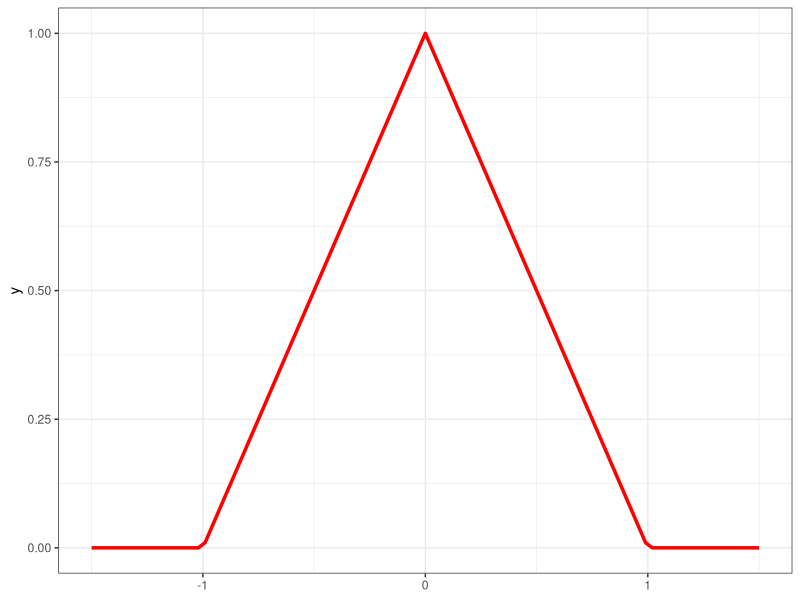
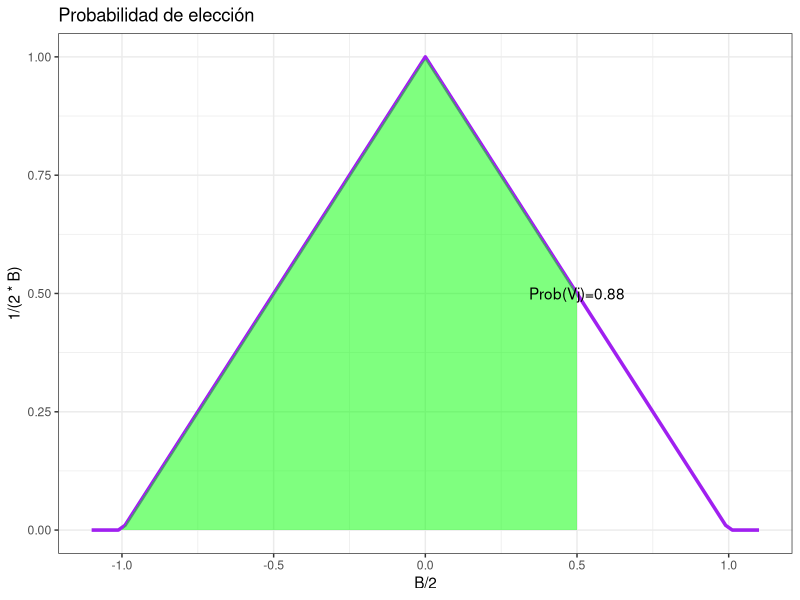

The R source for these figures, in order:
## ---- chunk 1
knitr::opts_chunk$set(echo = TRUE)
library(ggplot2)
## ---- chunk 2
B<-1

f_den <- function(x, B=1){
  if (x>=-B & x<=0){
    y <- 1/B^2 *x +1/B
  } else if (x>0 & x<=B){
    y <- -1/B^2 *x +1/B
  }else{
    y <- 0
  }
  return(y)
}

fv_den <- Vectorize(f_den, "x")

f_dis <- function(x, B=1){
  if(x<(-1)*B){
    y<-0}else if (x>=-B & x<=0){
    y <- (X+B)*fv_den(x)/2
  }else if (x>0 & x<=B){
    y <- 1- (B-x)*fv_den(x)/2
  }else{
    y <- 0
  }
  return(y)
}

x<- seq(-1.5, 1.5, lenght.out=600)
y<-sapply(x, f_den)

ggplot()+
  #geom_line(aes(x,y), color="dodgerblue", linewidth=1.2)+
  geom_function(fun = fv_den, color="red", linewidth=1.2)+
  xlim(-1.5, 1.5)+
  theme_bw()


## ---- chunk 3
decision <- function(Vj, Vi, B=1){
  Vji <- Vj - Vi
  Pvj <- f_dis(Vji)
  
  ggplot()+
  geom_function(fun = fv_den, color="purple", linewidth=1.2, xlim=c(-B-0.1, B+0.1))+
    stat_function(fun=fv_den, geom= "area", fill="green", alpha=0.5, xlim=c(-B, Vji)) +  geom_text(aes(B/2,1/(2*B), label=paste0("Prob(Vj)=", round(Pvj,2), sep="")))+labs(title="Probabilidad de elección")+
  theme_bw()
  
  
}


decision(Vj=6, Vi=5.5)
